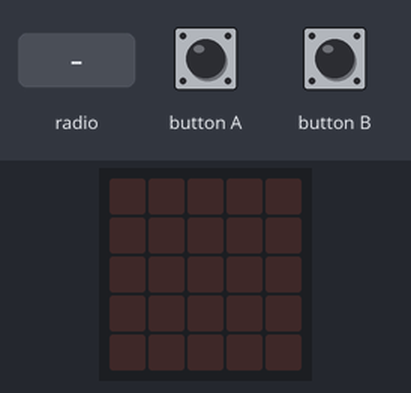
The program below on a simulated BBC micro:bit (MakeCode). Parts: the board's 5×5 LED display. The test bench sets the inputs (shaded band).

Above: at 1.2 s.
1.3 s: radio message "Feliz" arrives
At 2.0 s:
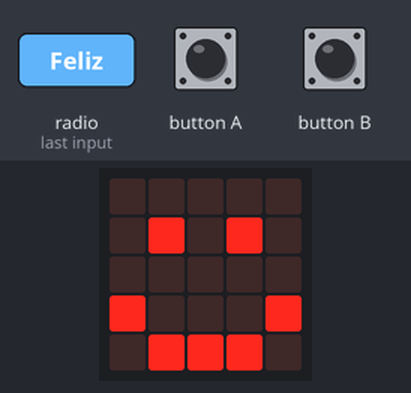
2.8 s: radio message "Triste" arrives
At 3.1 s:
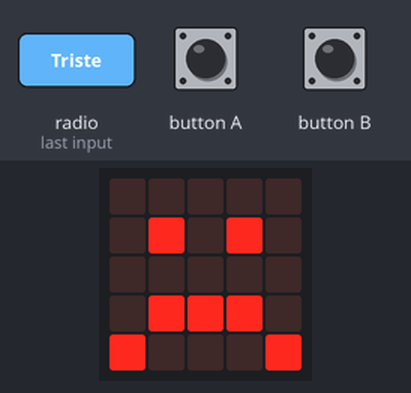
Timing chart, 0 to 5.8 s (numbered marks = the images above; inputs shaded):
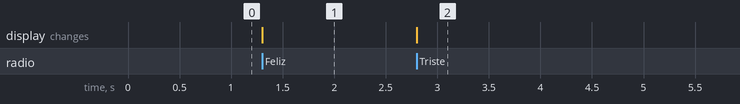

The program:

main.ts
```typescript
/**
 * Esta programación es de la Placa satélite
 */
input.onButtonPressed(Button.A, function () {
    radio.sendString("Feliz")
})
radio.onReceivedString(function (receivedString) {
    if (receivedString == "Feliz") {
        basic.showIcon(IconNames.Happy)
    }
    if (receivedString == "Triste") {
        basic.showIcon(IconNames.Sad)
    }
})
input.onButtonPressed(Button.B, function () {
    radio.sendString("Triste")
})
/**
 * Esta programación es de la Placa Maestra
 */
radio.setGroup(1)
```

test.ts
```typescript
// aquí va el archivo "tests"; esto no se compilará cuando este paquete se utilice como una extensión.
```

Measured:
- after the input at 1.3 s, the display: changes at once (image 1)
- after the input at 2.8 s, the display: changes at once (image 2)
